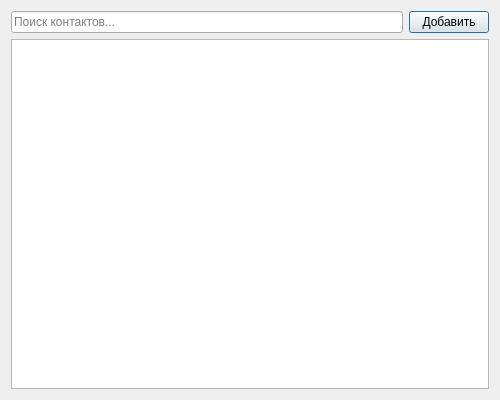
<!-- contacts_dialog.ui -->
<ui version="4.0">
<class>ContactsDialog</class>
<widget class="QDialog" name="ContactsDialog">
    <property name="windowTitle">
        <string>Контакты</string>
    </property>
    <property name="minimumSize">
        <size>
            <width>500</width>
            <height>400</height>
        </size>
    </property>
    <property name="modal">
        <bool>false</bool>  <!-- Немодальное -->
    </property>
    <layout class="QVBoxLayout">
        <item>
            <layout class="QHBoxLayout">
                <item>
                    <widget class="QLineEdit" name="searchEdit">
                        <property name="placeholderText">
                            <string>Поиск контактов...</string>
                        </property>
                    </widget>
                </item>
                <item>
                    <widget class="QPushButton" name="addContactButton">
                        <property name="text">
                            <string>Добавить</string>
                        </property>
                    </widget>
                </item>
            </layout>
        </item>
        <item>
            <widget class="QListWidget" name="contactsList"/>
        </item>
    </layout>
</widget>
</ui>
